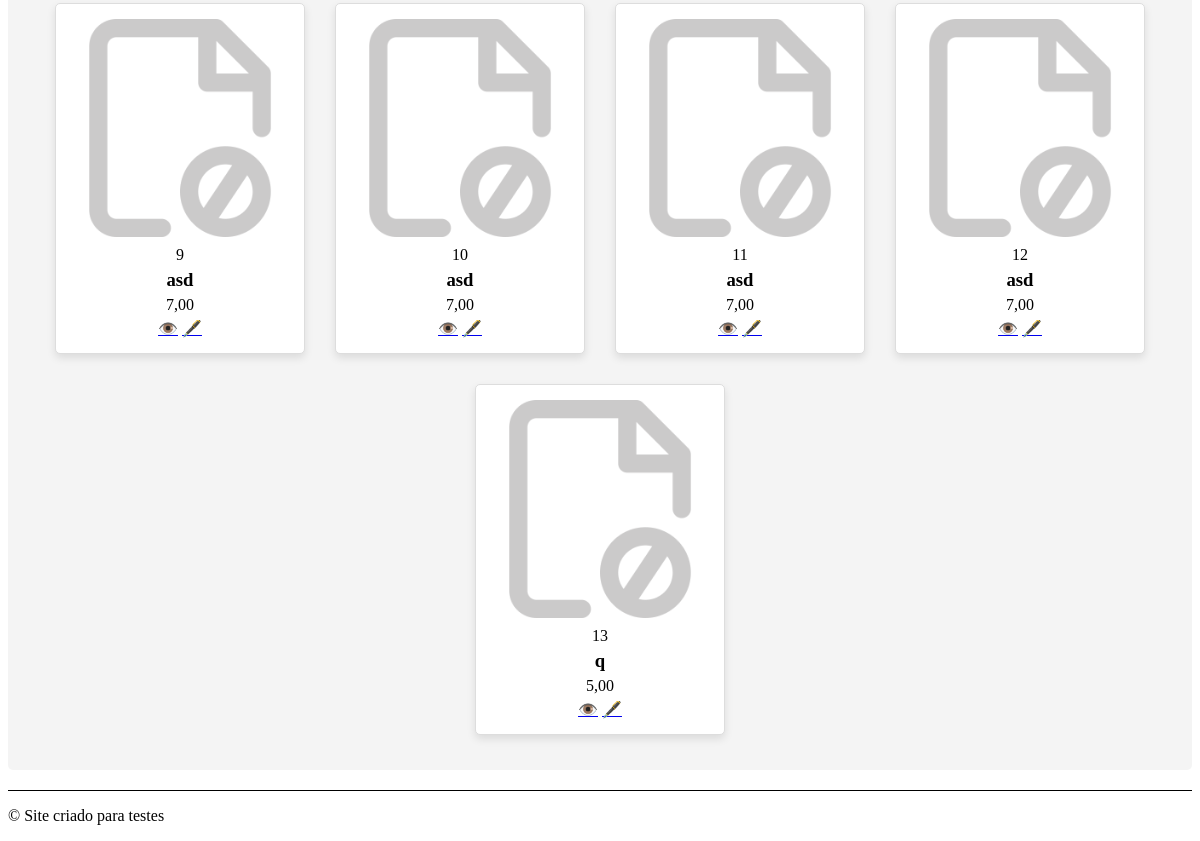
The page /lista_de_produtos/ (lower part) on the database as committed earlier.
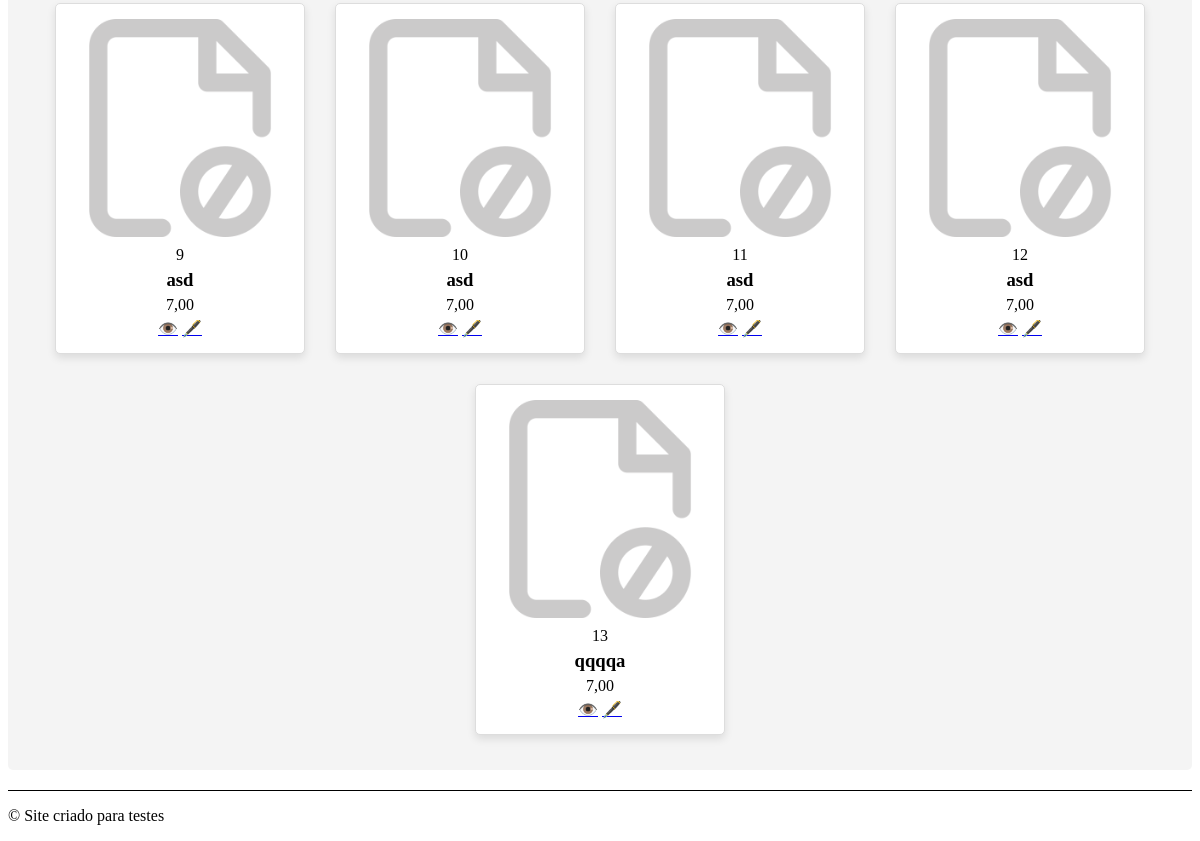
The same page on the database as committed later.
### core/models.py (models this page shows, shortened)
class Base(models.Model):
    criado = models.DateField('Data de criação', auto_now_add=True)
    modificado = models.DateField('Data de atualização', auto_now=True)
    ativo = models.BooleanField('Ativo?', default=True)
    class Meta:
        abstract = True

class Produto(Base):
    nome = models.CharField('Nome', max_length=255)
    preco = models.DecimalField('Preço', decimal_places=2, max_digits=9)
    imagem = models.ImageField(upload_to='produtos/', default= 'produtos/imagem_padrao.png')

### core/views.py (the view)
# urls.py: path('lista_de_produtos/', listar_produtos, name='list_prod'),
def listar_produtos(request):
    context = {
        'titulo': 'Listagem de produtos',
        'produtos': Produto.objects.all()
    }
    return render(request, 'listar_produtos.html', context)

### core/templates/listar_produtos.html (shortened to what this page needs)
{% extends "base.html" %}
{% load static %}
{% block link %}
    <link rel="stylesheet" href="{% static 'css/listar_produtos.css'%}">
{% endblock link %}
{% block content %}
<div class="tabela">
        <div class="galeria-container">
            {% for produto in produtos %}
                <div class='produto-card'>
                    <img src="{{ produto.imagem.url }}" alt="{{ produto.nome }}" class="gal-produto-imagem">
                    <p class="card id"> {{ produto.id }}</p>
                    <h3 class="card nome">{{ produto.nome }}</h3>
                    <p class="card preco">{{ produto.preco }}</p>
                    <a href="{% url 'det_produto' produto.id %}">👁️</a>
                    <a href="{% url 'edit_produto' produto.id %}">🖋️</a>
                </div>
            {% empty %}
            <p>Sem produtos no momento.</p>
            {% endfor%}
        </div>
</div>
        {% endblock content %}

Rows that differ between the two databases and show on the page:
changed Produto id 13: nome "q" → "qqqqa"; preco "5,00" → "7,00"
